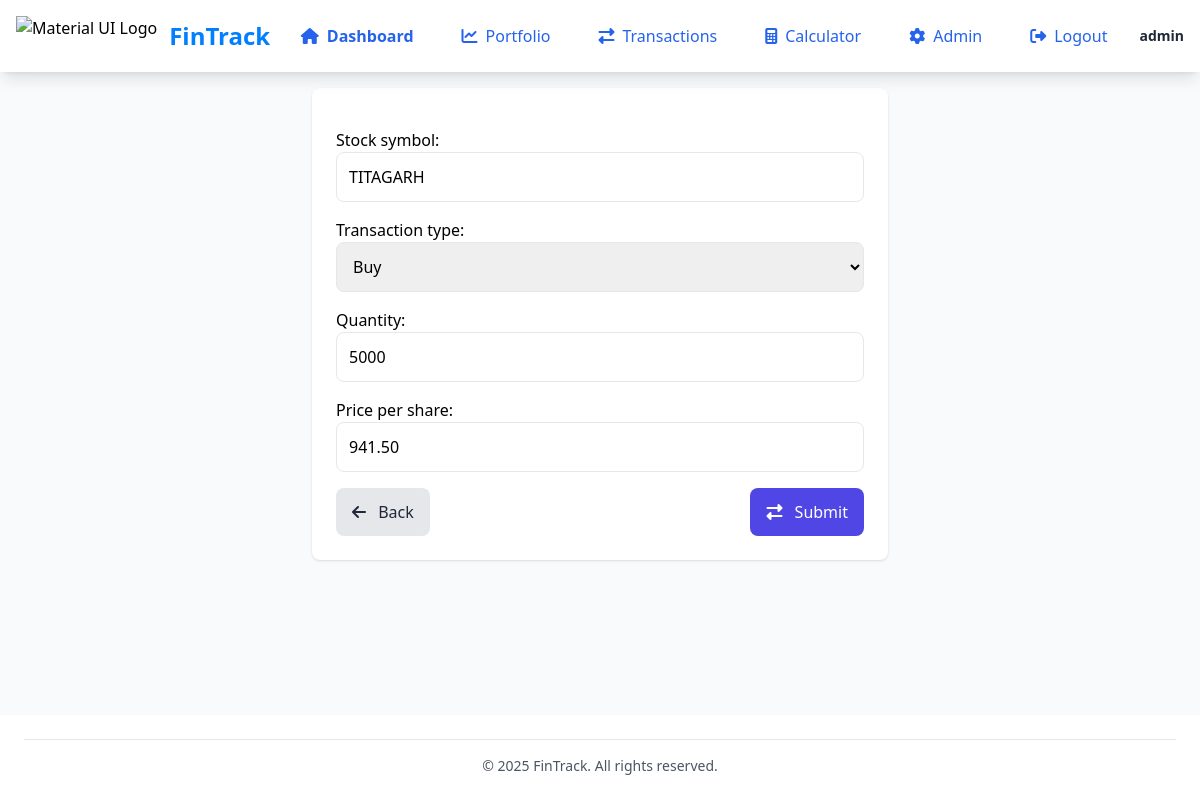
The page /transaction/5/edit/ (signed in) on the database its author committed.
### stocks/models.py (models this page shows, shortened)
class StockTransaction(models.Model):
    TRANSACTION_TYPES = (
        ("BUY", "Buy"),
        ("SELL", "Sell"),
    )
    user = models.ForeignKey(User, on_delete=models.CASCADE)
    stock_symbol = models.CharField(max_length=10)
    transaction_type = models.CharField(max_length=4, choices=TRANSACTION_TYPES)
    quantity = models.PositiveIntegerField()
    price_per_share = models.DecimalField(max_digits=10, decimal_places=2)
    transaction_date = models.DateTimeField(auto_now_add=True)

### stocks/views.py (the view)
# urls.py: path("transaction/<int:pk>/edit/", views.edit_transaction, name="edit_transaction"),
@login_required
def edit_transaction(request, pk):
    transaction = get_object_or_404(StockTransaction, pk=pk)
    if request.method == "POST":
        form = StockTransactionForm(request.POST, instance=transaction)
        if form.is_valid():
            form.save()
            messages.success(request, "Transaction updated successfully.")
            return redirect("transactions-list")
    else:
        form = StockTransactionForm(instance=transaction)
    return render(
        request, "edit_transactions.html", {"form": form, "transaction": transaction}
    )

### stocks/forms.py
class StockTransactionForm(forms.ModelForm):
    class Meta:
        model = StockTransaction
        fields = ["stock_symbol", "transaction_type", "quantity", "price_per_share"]
        widgets = {
            "stock_symbol": forms.TextInput(
                attrs={
                    "class": "w-full p-3 border rounded-lg focus:border-indigo-600 focus:outline-none"
                }
            ),
            "transaction_type": forms.Select(
                attrs={
                    "class": "w-full p-3 border rounded-lg focus:border-indigo-600 focus:outline-none"
                }
            ),
            "quantity": forms.NumberInput(
                attrs={
                    "class": "w-full p-3 border rounded-lg focus:border-indigo-600 focus:outline-none"
                }
            ),
            "price_per_share": forms.NumberInput(
                attrs={
                    "step": "0.01",
                    "class": "w-full p-3 border rounded-lg focus:border-indigo-600 focus:outline-none",
                }
            ),
        }

### stocks/templates/edit_transactions.html (shortened to what this page needs)
{% extends 'base.html' %}
{% block content %}
<div class="max-w-xl mx-auto bg-white shadow p-6 rounded-lg">
    <form method="post" class="space-y-4">
        {{ form.as_p }}
        <div class="flex justify-between items-center mt-6">
            <a href="{% url 'home' %}" class="bg-gray-200 hover:bg-gray-300 text-gray-800 px-4 py-3 rounded-lg transition-colors">
                <i class="fas fa-arrow-left mr-2"></i> Back
            </a>
            <button type="submit" class="bg-indigo-600 text-white px-4 py-3 rounded-lg hover:bg-indigo-700 transition-colors">
                <i class="fas fa-exchange-alt mr-2"></i> Submit
            </button>
        </div>
    </form>
</div>
{% endblock %}

### stocks/templates/base.html (shortened to what this page needs)
{% load static %}
<!DOCTYPE html>
<html lang="en">
<head>
    <script src="https://cdn.tailwindcss.com"></script>
    <link rel="stylesheet" href="https://cdnjs.cloudflare.com/ajax/libs/font-awesome/6.4.0/css/all.min.css">
    <link rel="stylesheet" href="{% static 'css/styles.css' %}">
</head>
<body class="bg-gray-50 font-sans flex flex-col min-h-screen">
    <nav id="navbar" class="navbar fixed top-0 left-0 w-full bg-white shadow-lg z-40">
        <div class="flex items-center justify-between p-4">
            <div class="flex items-center">
                <img src="https://mui.com/static/logo.png" alt="Material UI Logo" class="h-10 mr-3">
                <h1 class="text-2xl font-bold" style="color: #007FFF;">FinTrack</h1>
            </div>
            <div class="hidden md:flex items-center space-x-4">
                {% for link in request.sidebar_nav_links %}
                <a href="{{ link.url }}" class="flex items-center px-4 py-2 rounded-lg {% if link.is_active %}bg-indigo-50 text-indigo-600{% else %}text-blue-600 hover:bg-indigo-50 hover:text-indigo-600{% endif %} {% if link.font_semibold %}font-semibold{% endif %} transition-colors">
                    <i class="fas {{ link.icon }} mr-2"></i>
                    {{ link.name }}
                </a>
                {% endfor %}
                {% if request.sidebar_user %}
                <div class="flex items-center">
                    <div class="text-sm">
                        <p class="font-semibold text-gray-800">{{ request.sidebar_user.name }}</p>
                    </div>
                </div>
                {% endif %}
            </div>
        </div>
    </nav>
    <div class="mt-16 flex-grow main-content">
        <div class="p-6">
            {% block content %}
            {% endblock %}
        </div>
    </div>
    <footer class="bg-white shadow-md p-6">
        <div class="border-t border-gray-200 pt-4 text-center">
            <p class="text-sm text-gray-600">
                &copy; {% now "Y" %} FinTrack. All rights reserved.
            </p>
        </div>
    </footer>
</body>
</html>

### stocks/static/css/styles.css (style rules this page uses)
body { font-family: Arial, sans-serif; }
.navbar { transition: all 0.3s ease; }
input, select { transition: border-color 0.3s; }
button { transition: background-color 0.3s, transform 0.3s; }

### rows shown on the page
StockTransaction: stock_symbol "TITAGARH", transaction_type "Buy", quantity "5000", price_per_share "941.50"

### other values the page prints
{{ link.name }} "Dashboard" "Portfolio" "Transactions" "Calculator" "Admin" "Logout"
{{ request.sidebar_user.name }} "admin"
